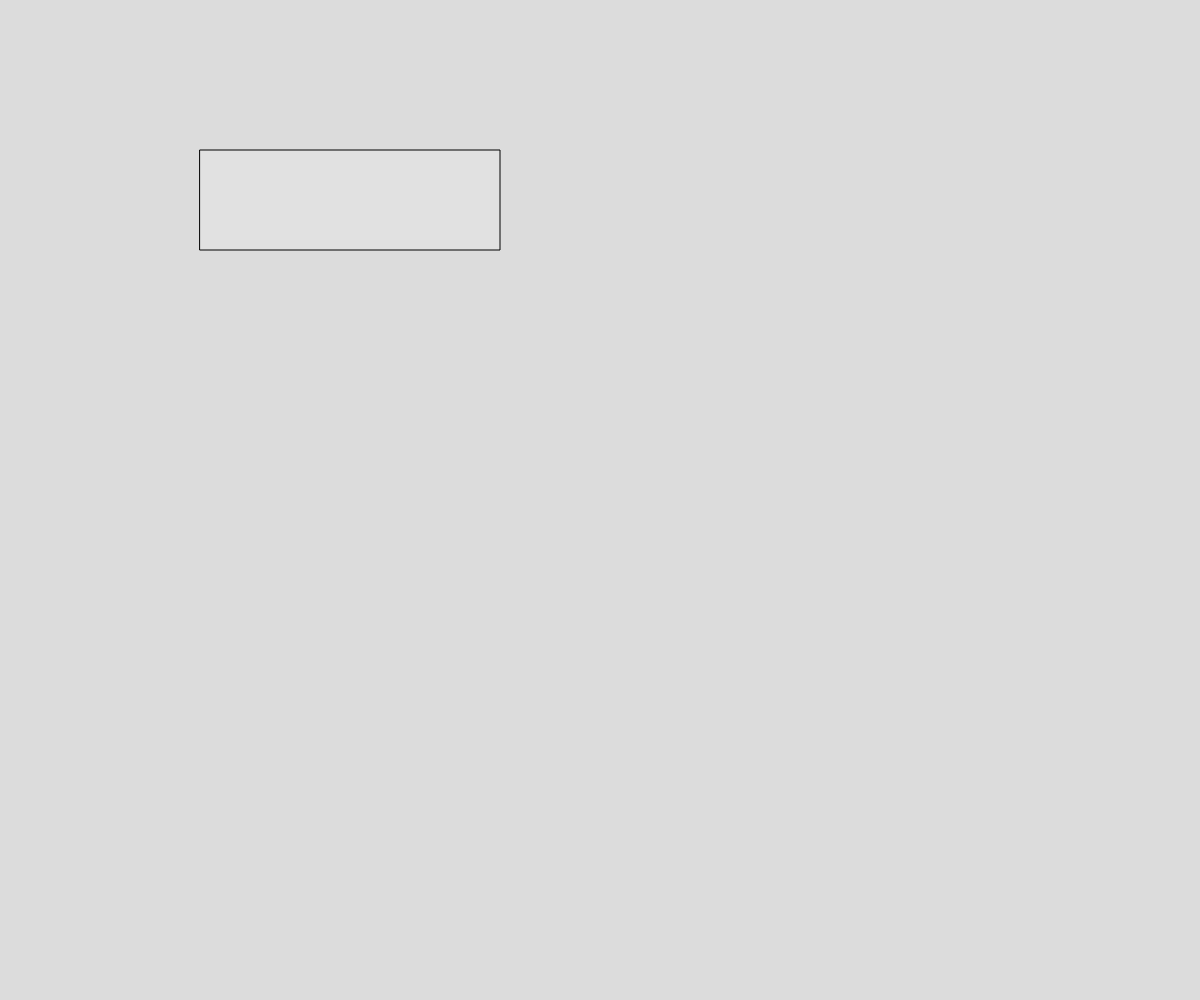
Frame 1 (no input)
Frame 60 (no input): identical to frame 1, image omitted
Frame 120 (the mouse pressed at the canvas centre since frame 60): identical to frame 1, image omitted

The p5.js sketch that drew this single still picture (run headless with seeded random() and noise() and a simulated clock; from frame 60 on, the mouse is pressed at the canvas centre):

// p5.js sketch
// ── sketch.js
// Game Mechanics Collision Detection
// sahil patel
// 1/6/2025
// point and circle collision 
// let cX = 500; let cY= 300;
// let cDiameter = 250;
// let cRaidus = cDiameter/2;

// // point : use mouseX, mouseY

// function setup() {
//   createCanvas(windowWidth, windowHeight);
// }

// function draw() {
//   background(220);

// // is the distance between the mouse pointer 
// // and the circle's centerpoint (cX,cY) < raidus 

// if(dist(mouseX, mouseY, cX, cY) < cRaidus){

//   fill(255,0,255);
// }
// else{
//   fill(255);
// }
//   ellipse(cX, cY, cDiameter);
// }




// point rectangle collision........................................................................  

let rX = 200; let rY = 150;
let rWidth = 300; let rHeight = 100;
let rLeft = rX; let rTop = rY;
let rRight = rX + rWidth; let rBottom = rTop + rHeight;



function setup() {
     createCanvas(windowWidth, windowHeight);
   }
  
   function draw() {
     background(220);
     fill(225);
     if(mouseX > rLeft && mouseY < rRight){
      if(mouseX > rTop && mouseY < rBottom){
        fill (200, 54, 196);

      }
     }

     rect(rX, rY, rWidth, rHeight);
   }
